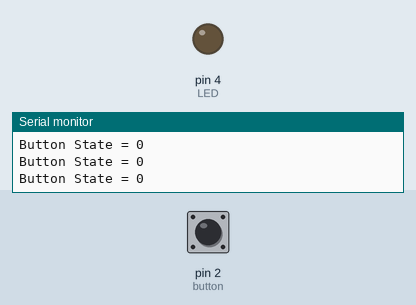
A sketch run on a simulated Arduino Uno, built with avr-gcc and run on an emulated ATmega328P. Parts: output pins drawn as LEDs (lit = HIGH), the last lines printed to the serial monitor. The inputs (shaded band) are chosen by the test bench; at power-on: pin 2 (button) LOW.

Above: at 1.2 s.
1.3 s: pin 2 (button) pulled HIGH for 0.15 s
At 1.41 s:
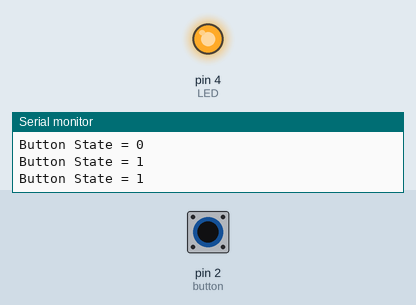
2.9 s: pin 2 (button) pulled HIGH for 3.2 s
At 6.7 s:
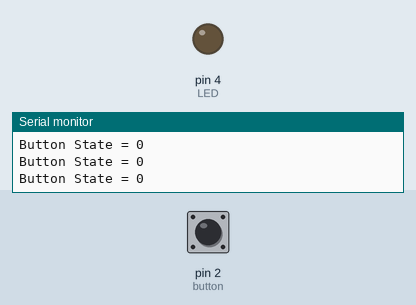
Timing chart, 0 to 8.2 s (numbered marks = the images above; inputs shaded):
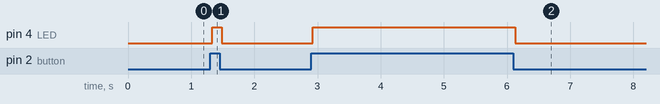

Measured:
- after the input at 1.3 s, pin 4 (LED): LOW → HIGH at once, → LOW 0.15 s later
- after the input at 2.9 s, pin 4 (LED): LOW → HIGH at once, → LOW 3.2 s later

The sketch:

Arduino_PB_pulldown__value_displayed_on_serial_monitor_.ino
```cpp
/*THIS IS A PUSHBUTTON PULLDOWN
In this program, when the push button pressed, it must display "1" on the
serial monitor and must turn ON the LED. Inversely, when the push button is
not pressed, it must display "0" on the serial monitor and must keep the
LED turned OFF.Since this is a PB Pulldown, buttonState is 0 when unpressed.*/

int button = 2;    // This defines the pin for button: as integer
int buttonState;   // This defines buttonState as integer
int LED = 4; 	     // This defines the pin for LED: as integer

/* The void setup is to set the inputs, outputs and etc. of the program which will
run once in the program*/
void setup() {
  Serial.begin(9600);      // This initiates the serial connection with the program
  pinMode(button, INPUT);  // This is to assign the button as an INPUT
  pinMode(LED, OUTPUT);   // This is to assign the LED as an OUTPUT
}

/* The loop function will run over and over endlessly, making the output operates repeatedly*/
void loop() {
// When the button is pressed serial monitor will display "Button State = value"
  buttonState = digitalRead(button); /* The value of buttonState will be based on the value of
  										                  pin 2, which is the digitalRead of the button*/
  Serial.print("Button State = ");   // This prints the phrase "Button State ="
  Serial.println(buttonState);       // This will print the value of buttonState after the phrase

  /* This if/else funtion tuens ON or OFF the LED when push button is pressed or unpressed*/
  if (buttonState==HIGH){ 		      // If push button is pressed, buttonState == HIGH
    digitalWrite(LED, HIGH);}       // This turns ON the LED
  else { 					                 	// If push button is unpressed, it turns OFF the LED
  		digitalWrite(LED, LOW);
  }
}
```
